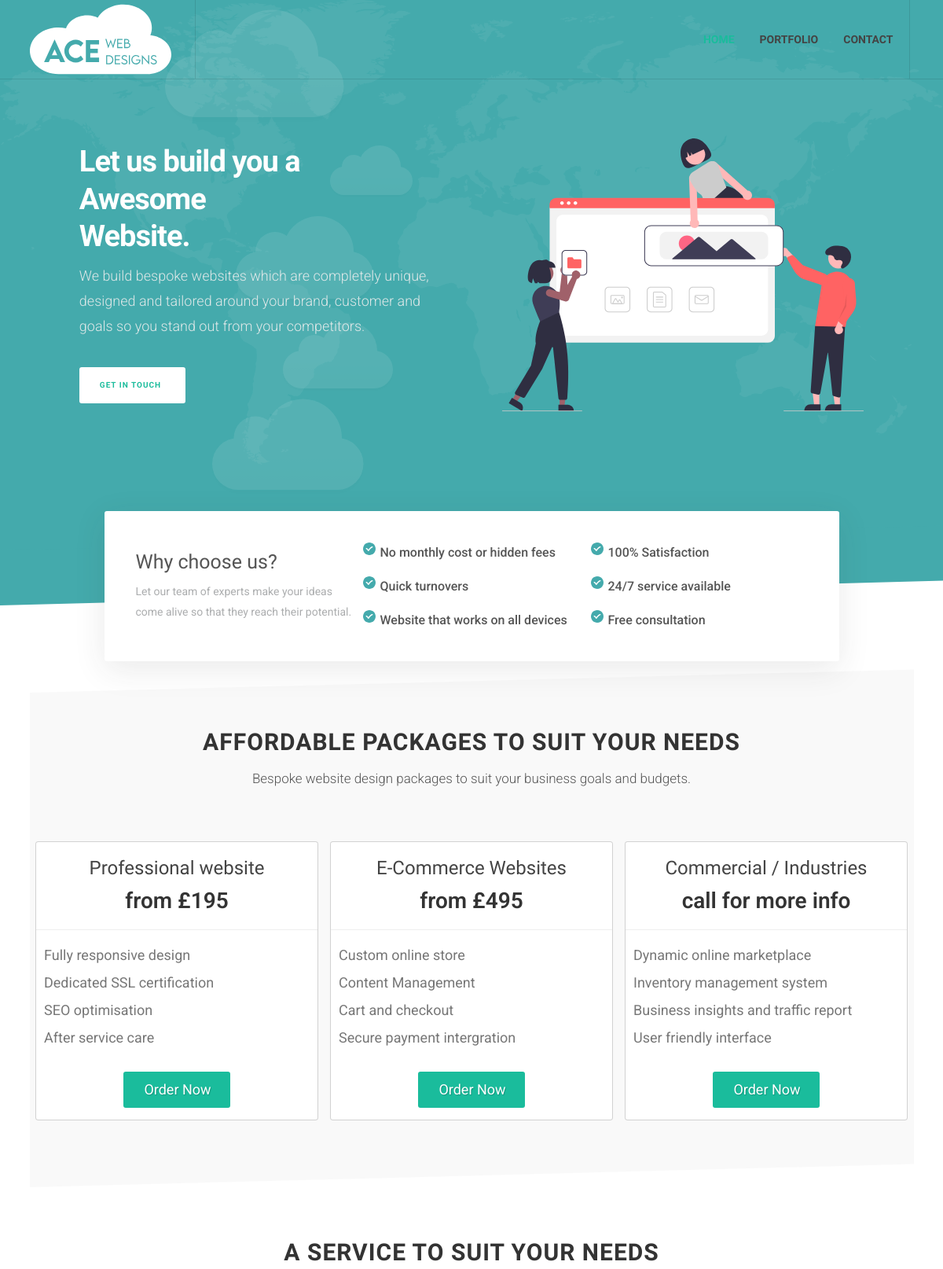
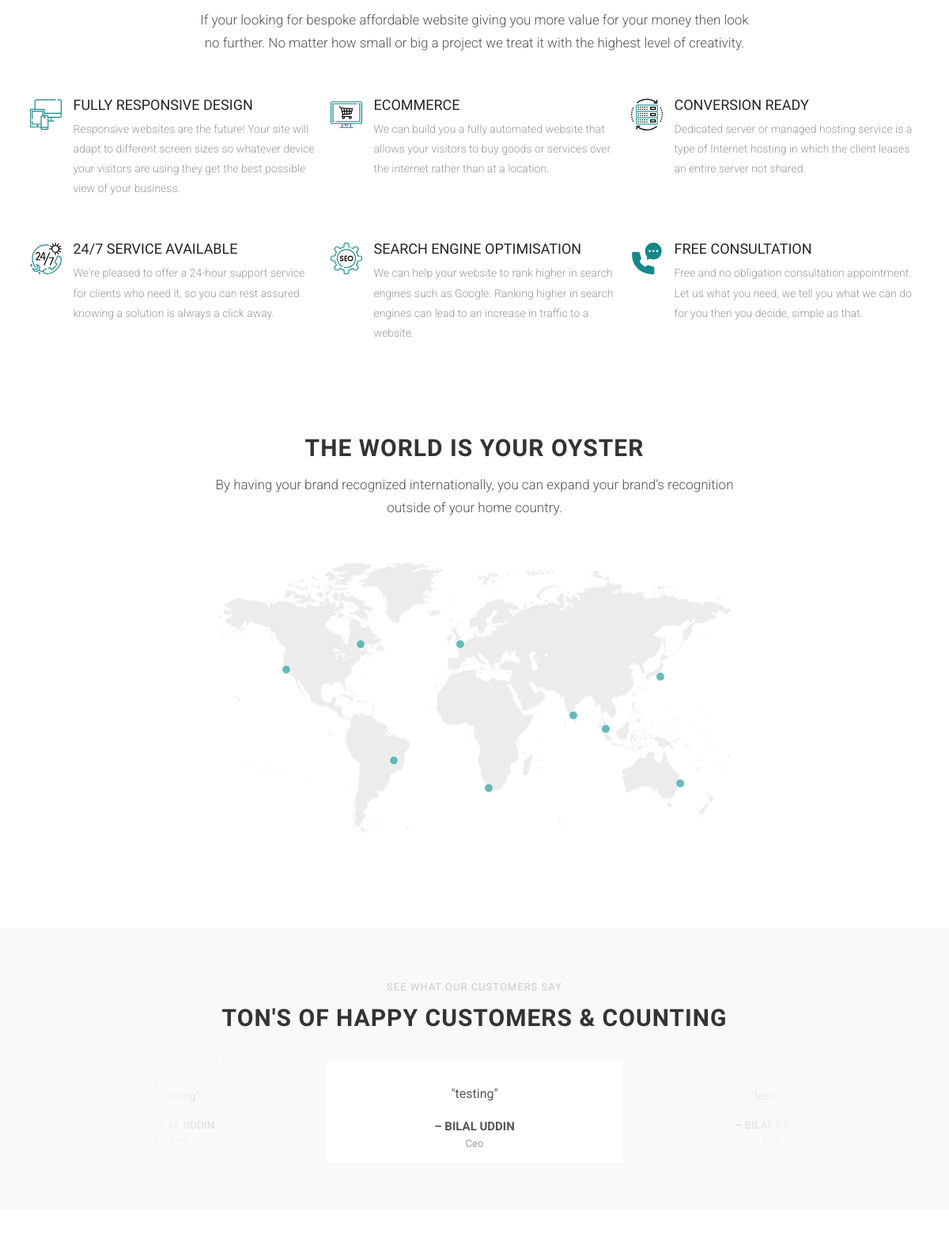
The page / (upper part) on the database its author committed (2 pictures, top to bottom).
### home/models.py (models this page shows, shortened)
class Testimonial(models.Model):
  name = models.CharField(max_length=50, null=True)
  title = models.CharField(max_length=100, null=True, blank=True)
  quote = models.CharField(max_length=1000, null=True)
  image = models.ImageField(upload_to="testimonial_thumbnail", blank=True)

### home/views.py (the view)
# urls.py: path("", views.index, name="index")
def index(request):
    testimonials = Testimonial.objects.all()
    jobs = Job.objects.all()
    context = {
        "testimonials": testimonials,
        "jobs": jobs
    }
    return render(request, "index/index.html", context)

### templates/index/index.html (shortened to what this page needs)
{% extends 'base.html' %}
{% load static %}
		{% block content %}
		<section id="slider" class="slider-element bg-angle include-header">
			<img class="img-map parallax position-absolute" src="{% static 'home/demos/hosting/images/svg/map-light.svg' %}" alt="Image" data-0="opacity: 0.05;margin-top:0px" data-800="opacity: 0.5;margin-top:150px">
			<div class="cloud-wrap">
				<div class="c1"><div class="cloud"></div></div>
				<div class="c2"><div class="cloud"></div></div>
				<div class="c3"><div class="cloud"></div></div>
				<div class="c4"><div class="cloud"></div></div>
				<div class="c5"><div class="cloud"></div></div>
			</div>
			<div class="vertical-middle container dark">
				<div class="row justify-content-between align-items-center">
					<div class="col-md-5">
						<div class="slider-title">
							<h2 style="font-size: 38px;" class="text-white text-rotater mb-3" data-separator="," data-rotate="fadeIn" data-speed="3500">Let us build you a<br> <span class="t-rotate text-white">Awesome,Beautiful,Great</span> Website.</h2>
							<p style="font-size: 18px;">We build bespoke websites which are completely unique, designed and tailored around your brand, customer and goals so you stand out from your competitors.</p>
						</div>
						<a href="#" class="button bg-white text-dark button-light button-rounded button-large color ms-0">Get in touch </a>
					</div>
					<div class="col-md-5 d-none d-md-block">
						<img src="{% static 'home/demos/hosting/images/3.svg' %}" alt="Image">
					</div>
				</div>
			</div>
		</section>
		<section id="content">
			<div class="content-wrap py-0">
				<div class="container clearfix">
					<div class="row justify-content-center slider-box-wrap clearfix">
						<div class="col-10">
							<div class="slider-bottom-box">
								<div class="row align-items-center clearfix">
									<div class="col-lg-4 mb-3 mb-lg-0">
										<h2 class="mb-3 h1 fw-light">Why choose us?</h2>
										<p style="font-size: 14px;" class="fw-normal text-muted mb-0">Let our team of experts make your ideas come alive so that they reach their potential.</p>
									</div>
									<div class="col-lg-4 col-sm-6">
										<ul class="iconlist m-0">
											<li><img src="{% static 'home/demos/hosting/images/svg/checked.svg' %}" width="20" height="20" alt="Image" class="me-2">No monthly cost or hidden fees</li>
											<li class="pt-3"><img src="{% static 'home/demos/hosting/images/svg/checked.svg' %}" width="20" height="20" alt="Image" class="me-2">Quick turnovers</li>
											<li class="pt-3"><img src="{% static 'home/demos/hosting/images/svg/checked.svg' %}" width="20" height="20" alt="Image" class="me-2">Website that works on all devices</li>
										</ul>
									</div>
									<div class="col-lg-4 col-sm-6">
										<ul class="iconlist m-0">
											<li class="pt-3 pt-lg-0"><img src="{% static 'home/demos/hosting/images/svg/checked.svg' %}" width="20" height="20" alt="Image" class="me-2">100% Satisfaction</li>
											<li class="pt-3"><img src="{% static 'home/demos/hosting/images/svg/checked.svg' %}" width="20" height="20" alt="Image" class="me-2">24/7 service available</li>
											<li class="pt-3"><img src="{% static 'home/demos/hosting/images/svg/checked.svg' %}" width="20" height="20" alt="Image" class="me-2">Free consultation</li>
										</ul>
									</div>
								</div>
							</div>
						</div>
					</div>
				<div class="section bg-angle mt-0" style="background: #F9F9F9; padding: 80px 0">
					<div class="container clearfix">
						<div class="heading-block center mt-0 mx-auto border-bottom-0 clearfix" style="max-width: 750px">
							<h2>Affordable packages to suit your needs</h2>
							<p>Bespoke website design packages to suit your business goals and budgets.</p>
						</div>
						<div class="row mb-2 align-items-stretch">
							<div class="col-lg-4 col-md-4 mt-4 mt-md-0">
								<div class="card text-center">
									<div class="card-body py-4">
										<h3 style="font-size: 24px;" class="card-title fw-normal">Professional website</h3>
										<div style="font-size: 28px;" class="pricing-price fw-semibold py-2">from £195</div>
									</div>
									<div class="line my-1"></div>
									<div class="card-body py-4">
										<ul class="iconlist ms-0" style="opacity: .8">
											<li style="font-size: 18px;">Fully responsive design</li>
											<li style="font-size: 18px;">Dedicated SSL certification</li>
											<li style="font-size: 18px;">SEO optimisation</li>
											<li style="font-size: 18px;">After service care</li>
										</ul>
										<a href="#" style="font-size: 18px; width: 40%;" class="button button-rounded button-large ls0 fw-normal m-0 nott">Order Now</a>
									</div>
								</div>
							</div>
							<div class="col-lg-4 col-md-4 mt-4 mt-md-0">
								<div class="card text-center">
									<div class="card-body py-4">
										<h3 style="font-size: 24px;" class="card-title fw-normal">E-Commerce Websites</h3>
										<div style="font-size: 28px;" class="pricing-price fw-semibold py-2">from £495</div>
									</div>
									<div class="line my-1"></div>
									<div class="card-body py-4">
										<ul class="iconlist ms-0" style="opacity: .8">
											<li style="font-size: 18px;">Custom online store</li>
											<li style="font-size: 18px;">Content Management</li>
											<li style="font-size: 18px;">Cart and checkout</li>
											<li style="font-size: 18px;">Secure payment intergration</li>
										</ul>
										<a href="#" style="font-size: 18px; width: 40%;" class="button button-rounded button-large ls0 fw-normal m-0 nott">Order Now</a>
									</div>
								</div>
							</div>
							<div class="col-lg-4 col-md-4 mt-4 mt-md-0">
								<div class="card text-center">
									<div class="card-body py-4">
										<h3 style="font-size: 24px;" class="card-title fw-normal">Commercial / Industries</h3>
										<div style="font-size: 28px;" class="pricing-price fw-semibold py-2">call for more info</div>
									</div>
									<div class="line my-1"></div>
									<div class="card-body py-4">
										<ul class="iconlist ms-0" style="opacity: .8">
											<li style="font-size: 18px;">Dynamic online marketplace</li>
											<li style="font-size: 18px;">Inventory management system</li>
											<li style="font-size: 18px;">Business insights and traffic report</li>
											<li style="font-size: 18px;">User friendly interface</li>
										</ul>
										<a href="#" style="font-size: 18px; width: 40%;" class="button button-rounded button-large ls0 fw-normal m-0 nott">Order Now</a>
									</div>
								</div>
							</div>
						</div>
					</div>
				</div>
					<div class="heading-block center topmargin-lg mx-auto border-bottom-0 clearfix" style="max-width: 700px">
						<h2>A service to suit your needs</h2>
						<p>If your looking for bespoke affordable website giving you more value for your money then look no further. No matter how small or big a project we treat it with the highest level of creativity.</p>
					</div>
					<div class="row col-mb-50 mb-0 mt-4">
						<div class="col-lg-4 col-md-6">
							<div class="feature-box not-dark">
								<div class="fbox-icon">
									<img src="{% static 'home/demos/hosting/images/svg/web.svg' %}" class="rounded-0 bg-transparent text-start" alt="Image" style="height: 52px;">
								</div>
								<div class="fbox-content">
									<h3 style="font-size: 18px;" class="fw-medium text-dark">Fully responsive design</h3>
									<p style="font-size: 14px;" class="fw-light">Responsive websites are the future! Your site will adapt to different screen sizes so whatever device your visitors are using they get the best possible view of your business.</p>
								</div>
							</div>
						</div>
						<div class="col-lg-4 col-md-6">
							<div class="feature-box not-dark">
								<div class="fbox-icon">
									<img src="{% static 'home/demos/hosting/images/svg/cloud.svg' %}" class="rounded-0 bg-transparent text-start" alt="Image" style="height: 52px;">
								</div>
								<div class="fbox-content">
									<h3 style="font-size: 18px;" class="fw-medium text-dark">Ecommerce</h3>
									<p style="font-size: 14px;" class="fw-light">We can build you a fully automated website that allows your visitors to buy goods or services over the internet rather than at a location.</p>
								</div>
							</div>
						</div>
						<div class="col-lg-4 col-md-6">
							<div class="feature-box not-dark">
								<div class="fbox-icon">
									<img src="{% static 'home/demos/hosting/images/svg/dedicated.svg' %}" class="rounded-0 bg-transparent text-start" alt="Image" style="height: 52px;">
								</div>
								<div class="fbox-content">
									<h3 style="font-size: 18px;" class="fw-medium text-dark">Conversion ready</h3>
									<p style="font-size: 14px;" class="fw-light">Dedicated server or managed hosting service is a type of Internet hosting in which the client leases an entire server not shared.</p>
								</div>
							</div>
						</div>
						<div class="col-lg-4 col-md-6">
							<div class="feature-box not-dark">
								<div class="fbox-icon">
									<img src="{% static 'home/demos/hosting/images/svg/shared.svg' %}" class="rounded-0 bg-transparent text-start" alt="Image" style="height: 52px;">
								</div>
								<div class="fbox-content">
									<h3 style="font-size: 18px;" class="fw-medium text-dark">24/7 service available</h3>
									<p style="font-size: 14px;" class="fw-light">We're pleased to offer a 24-hour support service for clients who need it, so you can rest assured knowing a solution is always a click away.</p>
								</div>
							</div>
						</div>
						<div class="col-lg-4 col-md-6">
							<div class="feature-box not-dark">
								<div class="fbox-icon">
									<img src="{% static 'home/demos/hosting/images/svg/domain.svg' %}" class="rounded-0 bg-transparent text-start" alt="Image" style="height: 52px;">
								</div>
								<div class="fbox-content">
									<h3 style="font-size: 18px;" class="fw-medium text-dark">Search Engine Optimisation</h3>
									<p style="font-size: 14px;" class="fw-light">We can help your website to rank higher in search engines such as Google. Ranking higher in search engines can lead to an increase in traffic to a website.</p>
								</div>
							</div>
						</div>
						<div class="col-lg-4 col-md-6">
							<div class="feature-box not-dark">
								<div class="fbox-icon">
									<img src="{% static 'home/demos/hosting/images/svg/activation.svg' %}" class="rounded-0 bg-transparent text-start" alt="Image" style="height: 52px;">
								</div>
								<div class="fbox-content">
									<h3 style="font-size: 18px;" class="fw-medium text-dark">Free consultation</h3>
									<p style="font-size: 14px;" class="fw-light">Free and no obligation consultation appointment. Let us what you need, we tell you what we can do for you then you decide, simple as that.</p>
								</div>
							</div>
						</div>
					</div>
				</div>
					</div>
				<div class="section m-0 bg-transparent">
					<div class="container clearfix">
						<div class="heading-block center mt-0 mx-auto border-bottom-0 clearfix" style="max-width: 700px">
							<h2>The world is your oyster</h2>
							<p>By having your brand recognized internationally, you can expand your brand’s recognition outside of your home country.</p>
						</div>
						<div class="row" style="justify-content: center;">
							<div class="col-lg-7 col-md-6">
								<div id="hotspot-img" class="hotspot-img mt-2 responsive-hotspot-wrap">
							<img src="{% static 'home/demos/hosting/images/svg/map.png' %}" class="img-responsive" alt="Image">
							<div class="hot-spot" data-x="1970" data-y="830">
							</div>
							<div class="hot-spot" data-x="330" data-y="522">
							</div>
							<div class="hot-spot" data-x="2350" data-y="1110">
							</div>
							<div class="hot-spot" data-x="1222" data-y="395">
							</div>
							<div class="hot-spot" data-x="1800" data-y="760">
							</div>
							<div class="hot-spot" data-x="2250" data-y="560">
							</div>
							<div class="hot-spot" data-x="1366" data-y="1134">
							</div>
							<div class="hot-spot" data-x="880" data-y="990">
							</div>
							<div class="hot-spot" data-x="710" data-y="395">
							</div>
						</div>
							</div>
						</div>
					</div>
				</div>
				<div class="section">
					<div class="container">
						<div class="heading-block center mt-2 mb-3 mx-auto border-bottom-0 clearfix" style="max-width: 700px">
							<div class="before-heading">See what Our Customers say</div>
							<h2>Ton's of Happy Customers &amp; Counting</h2>
						</div>
						<div id="oc-testimonials" class="owl-carousel center testimonials-carousel testimonial-full carousel-widget mt-5" data-margin="0" data-items-xs="1" data-items-sm="1" data-items-md="1" data-items-lg="2" data-items-xl="3" data-center="true" data-loop="true" data-autoplay="4000" data-speed="500">
							{% for testimonial in testimonials %}
							<div class="oc-item">
								<div class="testimonial p-4 border-0 shadow-none">
									<div class="testi-content">
										<p class="font-body fst-normal">{{testimonial.quote}}</p>
										<div class="testi-meta">
											{{ testimonial.name|title }}
											<span>{{ testimonial.title|title }}</span>
										</div>
									</div>
								</div>
							</div>
							{% endfor %}
						</div>
					</div>
				</div>
		</section>
	{% endblock %}

### project/static/base/base.css (style rules this page uses)
* { margin: 0; padding: 0; box-sizing: border-box; }
body { font-family: "montserrat", serif; background: #FEFAFA; color: #fff; overflow-x: hidden; }
a { color: #fff; text-decoration: none; }

### home/static/home/css/dark.css (style rules this page uses)
.dark, .dark h1, .dark h2, .dark h3, .dark h4, .dark h5, .dark h6 { color: #EEE; }

### templates/base.html (style rules this page uses)
html { font-family:sans-serif;-webkit-text-size-adjust:100%;-ms-text-size-adjust:100% }
body { margin:0 }
img { border:0 }
* { -webkit-box-sizing:border-box;-moz-box-sizing:border-box;box-sizing:border-box }
:before,:after { -webkit-box-sizing:border-box;-moz-box-sizing:border-box;box-sizing:border-box }
html { font-size:10px }
body { font-family:"Helvetica Neue",Helvetica,Arial,sans-serif;font-size:14px;line-height:1.42857143;color:#333;background-color:#fff }
img { vertical-align:middle }
.container { padding-right:15px;padding-left:15px;margin-right:auto;margin-left:auto }
.row { margin-right:-15px;margin-left:-15px }
.col-md-4 { position:relative;min-height:1px;padding-right:15px;padding-left:15px }
.container:before,.container:after,.row:before,.row:after,.panel-body:before,.panel-body:after { display:table;content:" " }
.container:after,.row:after,.panel-body:after { clear:both }
body { overflow-y:scroll }
html,body { height:100% }
body { background:#f2f5f7;color:#3c444b }

### rows shown on the page
Testimonial: quote "testing", name "BILAL UDDIN", title "Ceo"
